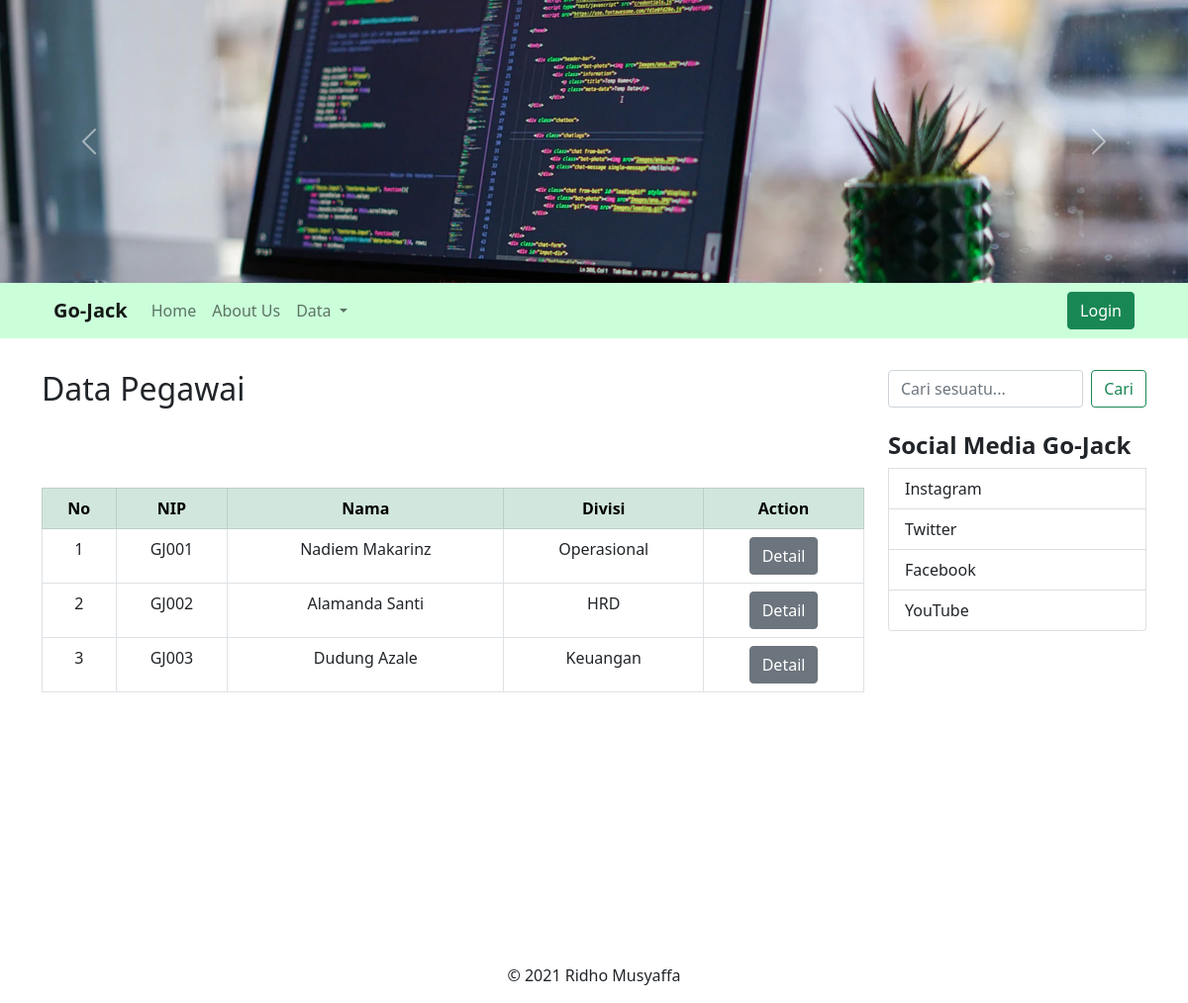
The page /index.php?hal=data-pegawai on the database its author committed.
### tables this page shows
CREATE TABLE `pegawai` (
  `id` int(11) NOT NULL,
  `nip` varchar(5) NOT NULL,
  `nama` varchar(50) NOT NULL,
  `email` varchar(50) NOT NULL,
  `agama` enum('Islam','Protestan','Katolik','Hindu','Buddha','Konghucu') NOT NULL,
  `iddivisi` int(11) NOT NULL,
  `foto` varchar(50) NOT NULL
);

CREATE TABLE `divisi` (
  `id` int(11) NOT NULL,
  `nama` varchar(50) NOT NULL
);

### koneksi.php (called while the page is built, shortened)
<?php
class Db {
    protected $servername = "localhost";
    protected $username = "root";
    protected $password = "";
    public function __construct() {
        try {
            $this->conn = new PDO("mysql:host=$this->servername;dbname=dbpegawai",$this->username, $this->password);
        } catch (PDOException $e) {
            echo "Connection failed: ", $e->getMessage();
        }
    }
}

### models/Pegawai.php (called while the page is built, shortened)
<?php
class Pegawai extends Db {
    public function selectData(){
        $stmt = $this->conn->prepare("SELECT Pegawai.id, Pegawai.nip, Pegawai.nama, Divisi.nama as namaDivisi FROM Pegawai INNER JOIN Divisi ON Pegawai.iddivisi = Divisi.id");
        $stmt->execute();
        $stmt->setFetchMode(PDO::FETCH_ASSOC);
        return $stmt->fetchAll();
    }
}

### pages/dataPegawai.php (the view, shortened to what this page needs)
<?php
require 'koneksi.php';
require 'models/Pegawai.php';
?>
<div>
    <h2>Data Pegawai</h2>
	<br />
	<br /><br />
    <table class="table table-bordered text-center">
        <thead>
            <tr class="table-success">
            <th scope="col">No</th>
			<th scope="col">NIP</th>
            <th scope="col">Nama</th>
            <th scope="col">Divisi</th>
            <th scope="col">Action</th>
            </tr>
        </thead>
        <tbody>
            <?php
            $dataPegawai = new Pegawai();
            $no = 1;
            foreach($dataPegawai->selectData() as $data): ?>
                <form action="controllers/pegawaiController.php" method="POST">
                    <tr>
                        <td><?=$no?></td>
						<td><?=$data['nip']?></td>
                        <td><?=$data['nama']?></td>
                        <td><?=$data['namaDivisi']?></td>
                        <td>
                            <a href="index.php?hal=detail-data&id=<?=$data['id']?>" class="btn btn-secondary">Detail</a>
                        </td>
                    </tr>
                </form>
                <?php $no++;?>
            <?php endforeach;?>
        </tbody>
    </table>
</div>

### pages/kode_atas.php (style rules this page uses)
body { overflow-x: hidden; }

### rows shown on the page
pegawai: nip "GJ001", nama "Nadiem Makarinz", iddivisi.nama "Operasional"
pegawai: nip "GJ002", nama "Alamanda Santi", iddivisi.nama "HRD"
pegawai: nip "GJ003", nama "Dudung Azale", iddivisi.nama "Keuangan"
